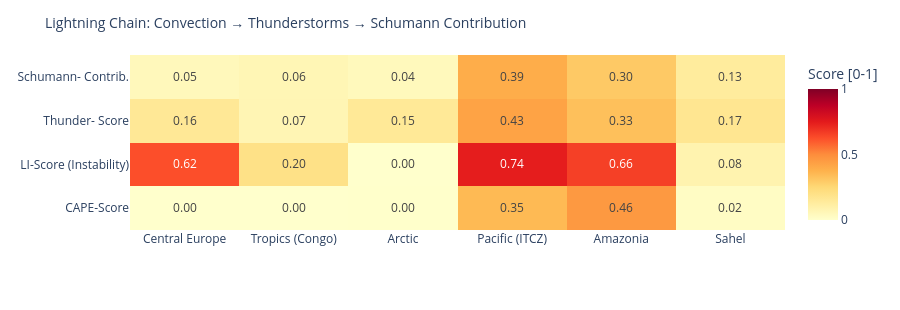

Notebook cell for this chart:
### Code cell
# ============================================================
# LIGHTNING CHAIN: Convection → Thunderstorms → Schumann
# Shows the causal chain per measurement point as heatmap
# ============================================================

def cape_score(v):
    """CAPE → normalized score [0,1]"""
    if v is None or pd.isna(v): return 0.0
    return min(1.0, float(v) / 3000)

def li_score(v):
    """Lifted Index: negative = unstable → score [0,1]"""
    if v is None or pd.isna(v): return 0.3
    return min(1.0, max(0.0, (-float(v) + 6) / 12))

def cloud_score(v):
    if v is None or pd.isna(v): return 0.3
    return float(v) / 100

def thunder_score(row):
    """Kombinierter Gewitterwahrscheinlichkeits-Score
    CAPE + LI + Bedeckung + WMO-Gewitter + konvektiver Niederschlag (showers)
    Hinweis: X-Ray und Kp sind kein Bestandteil – nur geomagn./solarer Kontext.
    """
    cs = cape_score(row.get('cape'))
    ls = li_score(row.get('li'))
    cl = cloud_score(row.get('cloud'))
    t  = 1.0 if row.get('thunderstorm') else 0.0
    # Convective precipitation (showers) as additional indicator
    sh = min(1.0, (row.get('showers') or 0) / 5.0)
    return round(cs * 0.30 + ls * 0.25 + cl * 0.15 + t * 0.20 + sh * 0.10, 3)

def schumann_contribution(t_score, lat):
    """Schumann contribution: higher in tropics (±30°), scaled by thunderstorm score"""
    lat_weight = max(0.3, 1.0 - abs(lat) / 60)
    return round(t_score * lat_weight, 3)

df_atm['cape_score']   = df_atm.apply(lambda r: cape_score(r['cape']), axis=1)
df_atm['li_score']     = df_atm.apply(lambda r: li_score(r['li']),    axis=1)
df_atm['thunder_score']= df_atm.apply(lambda r: thunder_score(r.to_dict()), axis=1)
df_atm['schumann_contribution'] = df_atm.apply(
    lambda r: schumann_contribution(r['thunder_score'], r['lat']), axis=1)

metrics = ['cape_score', 'li_score', 'thunder_score', 'schumann_contribution']
labels  = ['CAPE-Score', 'LI-Score\n(Instability)', 'Thunder-\nScore', 'Schumann-\nContrib.']
z_data  = [df_atm[m].tolist() for m in metrics]

fig = go.Figure(go.Heatmap(
    z=z_data,
    x=df_atm['point'].tolist(),
    y=labels,
    colorscale='YlOrRd',
    zmin=0, zmax=1,
    text=[[f'{v:.2f}' for v in row] for row in z_data],
    texttemplate='%{text}', textfont=dict(size=12),
    colorbar=dict(title='Score [0-1]')
))
fig.update_layout(
    title=dict(text='Lightning Chain: Convection → Thunderstorms → Schumann Contribution', font=dict(size=14)),
    height=310,
    plot_bgcolor='rgba(0,0,0,0)', paper_bgcolor='rgba(0,0,0,0)',
    margin=dict(l=130, r=80, t=55, b=80)
)
fig.show()

### Figure 1 — Plotly figure (JSON) as saved in the notebook; plotly's stock layout.template omitted (floating-point values rounded to 4 significant figures)
{"data": [{"colorbar": {"title": {"text": "Score [0-1]"}}, "colorscale": [[0.0, "rgb(255,255,204)"], [0.125, "rgb(255,237,160)"], [0.25, "rgb(254,217,118)"], [0.375, "rgb(254,178,76)"], [0.5, "rgb(253,141,60)"], [0.625, "rgb(252,78,42)"], [0.75, "rgb(227,26,28)"], [0.875, "rgb(189,0,38)"], [1.0, "rgb(128,0,38)"]], "text": [["0.00", "0.00", "0.00", "0.35", "0.46", "0.02"], ["0.62", "0.20", "0.00", "0.74", "0.66", "0.08"], ["0.16", "0.07", "0.15", "0.43", "0.33", "0.17"], ["0.05", "0.06", "0.04", "0.39", "0.30", "0.13"]], "textfont": {"size": 12}, "texttemplate": "%{text}", "type": "heatmap", "x": ["Central Europe", "Tropics (Congo)", "Arctic", "Pacific (ITCZ)", "Amazonia", "Sahel"], "y": ["CAPE-Score", "LI-Score\n(Instability)", "Thunder-\nScore", "Schumann-\nContrib."], "z": [[0.0, 0.0, 0.003333, 0.35, 0.46, 0.02333], [0.625, 0.2, 0.0, 0.7417, 0.6583, 0.08333], [0.156, 0.069, 0.151, 0.427, 0.33, 0.17], [0.047, 0.064, 0.045, 0.391, 0.302, 0.133]], "zmax": 1, "zmin": 0}], "layout": {"height": 310, "margin": {"b": 80, "l": 130, "r": 80, "t": 55}, "paper_bgcolor": "rgba(0,0,0,0)", "plot_bgcolor": "rgba(0,0,0,0)", "title": {"font": {"size": 14}, "text": "Lightning Chain: Convection → Thunderstorms → Schumann Contribution"}}}
